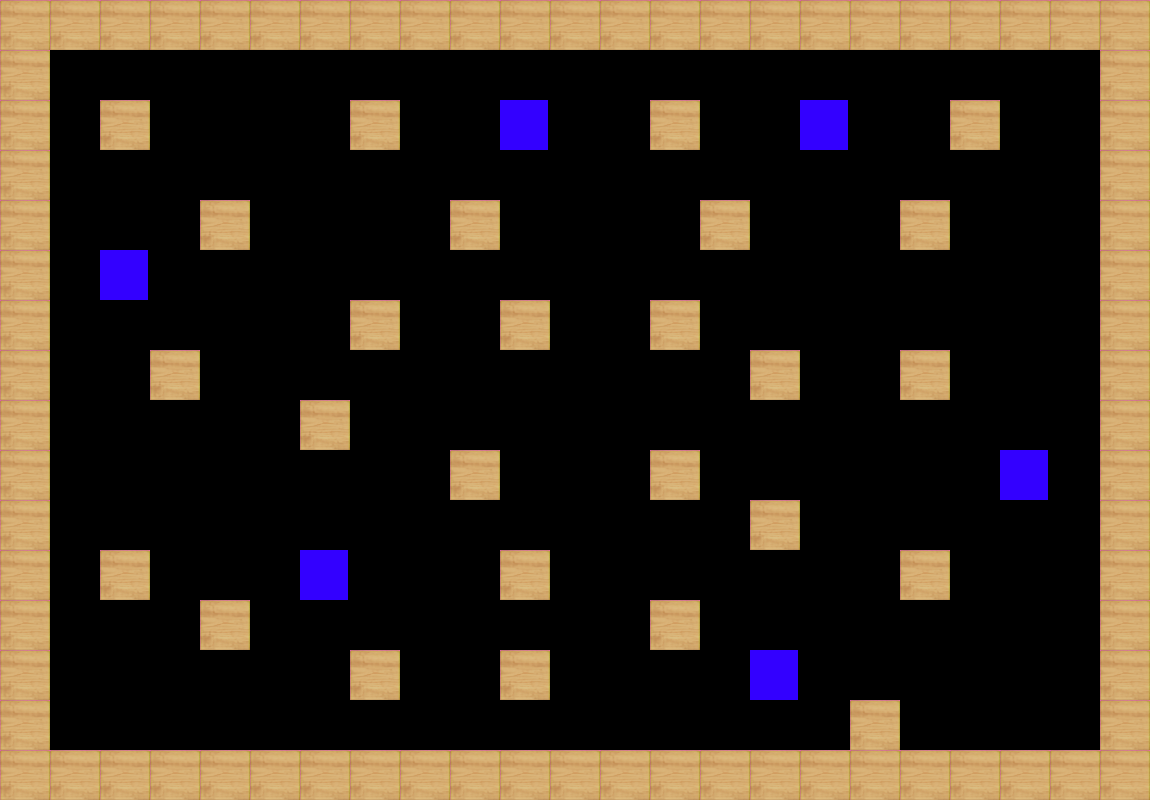

Rendered tile map (Tiled .tmx) drawn with the repository's tilesets; below, a short description and the full map source, tile grids included:
An orthogonal 23x16 tile map with 50x50 px tiles, 1 tile layer (Calque de Tuiles 1).

<map version="1.10" tiledversion="1.11.0" orientation="orthogonal" renderorder="right-down" width="23" height="16" tilewidth="50" tileheight="50" infinite="0" nextlayerid="2" nextobjectid="1">
 <editorsettings>
  <export target="4Joueurs-Niveau6.json" format="json" />
 </editorsettings>
 <tileset firstgid="1" source="wii tanks.tsx" />
 <layer id="1" name="Calque de Tuiles 1" width="23" height="16">
  <data encoding="csv">
1,1,1,1,1,1,1,1,1,1,1,1,1,1,1,1,1,1,1,1,1,1,1,
1,10,10,10,10,10,10,10,10,10,10,10,10,10,10,10,10,10,10,10,10,10,1,
1,10,1,10,10,10,10,1,10,10,3,10,10,1,10,10,3,10,10,1,10,10,1,
1,10,10,10,10,10,10,10,10,10,10,10,10,10,10,10,10,10,10,10,10,10,1,
1,10,10,10,1,10,10,10,10,1,10,10,10,10,1,10,10,10,1,10,10,10,1,
1,10,3,10,10,10,10,10,10,10,10,10,10,10,10,10,10,10,10,10,10,10,1,
1,10,10,10,10,10,10,1,10,10,1,10,10,1,10,10,10,10,10,10,10,10,1,
1,10,10,1,10,10,10,10,10,10,10,10,10,10,10,1,10,10,1,10,10,10,1,
1,10,10,10,10,10,1,10,10,10,10,10,10,10,10,10,10,10,10,10,10,10,1,
1,10,10,10,10,10,10,10,10,1,10,10,10,1,10,10,10,10,10,10,3,10,1,
1,10,10,10,10,10,10,10,10,10,10,10,10,10,10,1,10,10,10,10,10,10,1,
1,10,1,10,10,10,3,10,10,10,1,10,10,10,10,10,10,10,1,10,10,10,1,
1,10,10,10,1,10,10,10,10,10,10,10,10,1,10,10,10,10,10,10,10,10,1,
1,10,10,10,10,10,10,1,10,10,1,10,10,10,10,3,10,10,10,10,10,10,1,
1,10,10,10,10,10,10,10,10,10,10,10,10,10,10,10,10,1,10,10,10,10,1,
1,1,1,1,1,1,1,1,1,1,1,1,1,1,1,1,1,1,1,1,1,1,1
</data>
 </layer>
</map>
